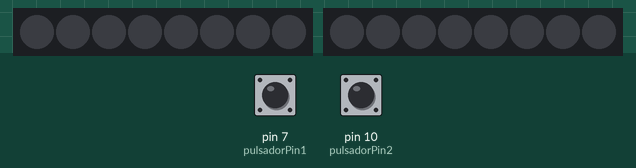
A sketch run on a simulated Arduino Uno, built with avr-gcc and run on an emulated ATmega328P. Shown: 2 × 8 RGB LEDs in strip order, left to right. Inputs (shaded band) come from the test bench; at power-on: pin 7 (pulsadorPin1) LOW, pin 10 (pulsadorPin2) LOW.

Above: at 1.2 s.
1.3 s: pin 7 (pulsadorPin1) pulsed HIGH 5 times (0.12 s each, 0.3 s apart)
At 3.0 s:
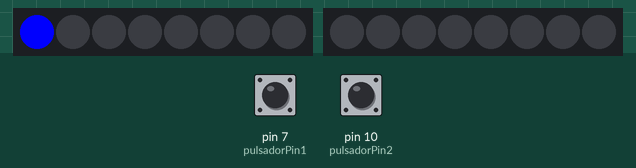
4.3 s: pin 10 (pulsadorPin2) pulsed HIGH 5 times (0.12 s each, 0.3 s apart)
At 6.4 s:
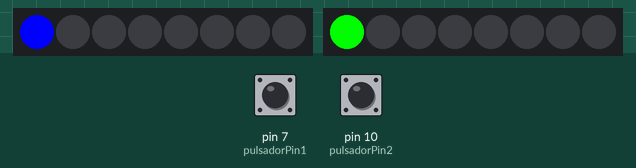
Timing chart, 0 to 7.9 s (numbered marks = the images above; inputs shaded):
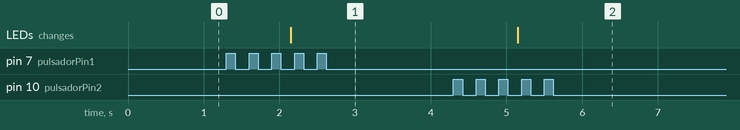

The sketch:

Codigo_inicio_3.0.ino
```cpp
#include <LiquidCrystal.h>
#include <Adafruit_NeoPixel.h>

#define PIN1 8 //Pin entrada donde está conectada la tira jugador 1
#define PIN2 9 //Pin entrada donde está conectada la tira jugador 2
#define NUMPIXELS 8 //Número de leds conectados
#define COND 3 //condicion para que avance al siguiente led

const int pulsadorPin1 = 7;
const int pulsadorPin2 = 10;

Adafruit_NeoPixel pixels1 = Adafruit_NeoPixel(NUMPIXELS, PIN1, NEO_GRB + NEO_KHZ800);
Adafruit_NeoPixel pixels2 = Adafruit_NeoPixel(NUMPIXELS, PIN2, NEO_GRB + NEO_KHZ800);

int delayval = 100; // Tiempo de espera
int valorPulsador = 0;
int contador1=0, cont1=0; // contador del jugador 1
int contador2=0, cont2=0;

void jugador1(void);
void jugador2(void);

void setup() {

      pixels1.begin(); // Inicialización
      pixels1.show(); // Muestra los pixels apagados
      pixels2.begin(); // Inicialización
      pixels2.show(); // Muestra los pixels apagados
      pinMode(pulsadorPin1, INPUT);
      pinMode(pulsadorPin2, INPUT);
}

void loop() {

        jugador1();
        jugador2();
}

void jugador1(){

    //Para que se cumpla la condición para que avance uno
          if(digitalRead(pulsadorPin1)== HIGH){
            delay(100);
           if(digitalRead(pulsadorPin1) == LOW){
              contador1++;
              delay(50);
            }
          }

       if (contador1 == COND){
        cont1++;
        contador1=0;
       //Encender led
    pixels1.setPixelColor(cont1-1, 0,0,250); // Brillo moderado de color rojo
    pixels1.show(); // Envia la orden al hardware
    delay(delayval);


        //Apagar led
    pixels1.setPixelColor(cont1-2, pixels1.Color(0,0,0)); // Apagar
    pixels1.show(); // Envia la orden al hardware
    delay(delayval);

  }

  if (cont1 == NUMPIXELS){
      for (int i=0;i<NUMPIXELS;i++){
            pixels1.setPixelColor(i, 0,0,250); // Brillo moderado de color rojo
            pixels1.show(); // Envia la orden al hardware
            delay(delayval);
      }
}

}

void jugador2(){

    //Para que se cumpla la condición para que avance uno
          if(digitalRead(pulsadorPin2)== HIGH){
            delay(100);
           if(digitalRead(pulsadorPin2) == LOW){
              contador2++;
              delay(50);
            }
          }

       if (contador2 == COND){
        cont2++;
        contador2=0;
       //Encender led
    pixels2.setPixelColor(cont2-1, 0,250,0); // Brillo moderado de color rojo
    pixels2.show(); // Envia la orden al hardware
    delay(delayval);


        //Apagar led
    pixels2.setPixelColor(cont2-2, pixels2.Color(0,0,0)); // Apagar
    pixels2.show(); // Envia la orden al hardware
    delay(delayval);

  }

  if (cont2 == NUMPIXELS){
      for (int j=0;j<NUMPIXELS;j++){
            pixels2.setPixelColor(j, 0,250,0); // Brillo moderado de color rojo
            pixels2.show(); // Envia la orden al hardware
            delay(delayval);
      }
}

}
```

Measured:
- after the input at 1.3 s, the LEDs: change after 0.85 s (image 1)
- after the input at 4.3 s, the LEDs: change after 0.85 s (image 2)
